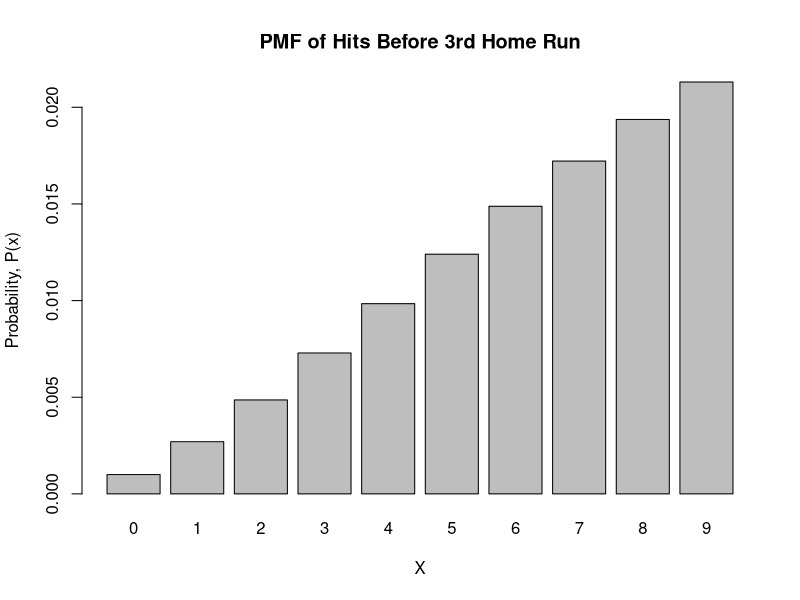

This figure's R source:
# x = the number of hit that aren't home runs before the 3rd home run.
x = 0:9; r = 3; pb = 0.10; #need 3 successes, prob of succes is 10%
# x~NB(r = 3, pi = 0.10) #pi = pb
# for negative binomial, x is the number of Bernoulli trials that
# result in failure prior to the rth success. r = 3 home runs and
# pi = 0.10, the probability of hitting a home run for each at bat.
P = dnbinom(x, size=r, prob=pb)
E = r * (1 - pb) / pb;
V = r * (1 - pb) / pb^2;
barplot(P, names.arg=x, main="PMF of Hits Before 3rd Home Run", xlab="X", ylab="Probability, P(x)")

#a)
  Pa = dnbinom(8, 3, 0.10) #8 failures first, need 3 successes, 10% chance of success
#b)
  Pb = sum(P)              #add of the probability from trials 0 to 9
  #the total isn't one because we would need many more chances to get
  #home runs (making x=0:90 gives the total probability as 0.99)